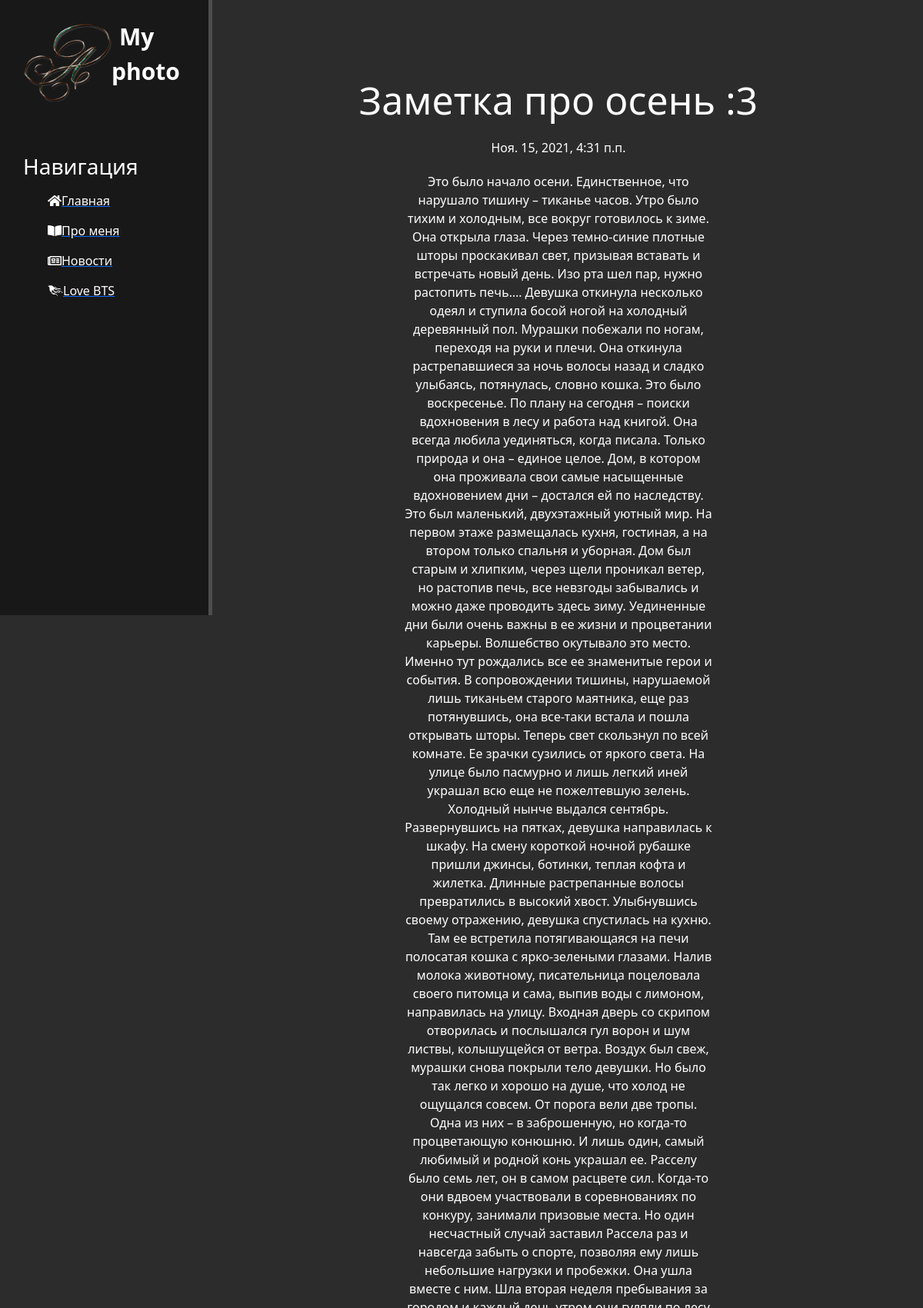
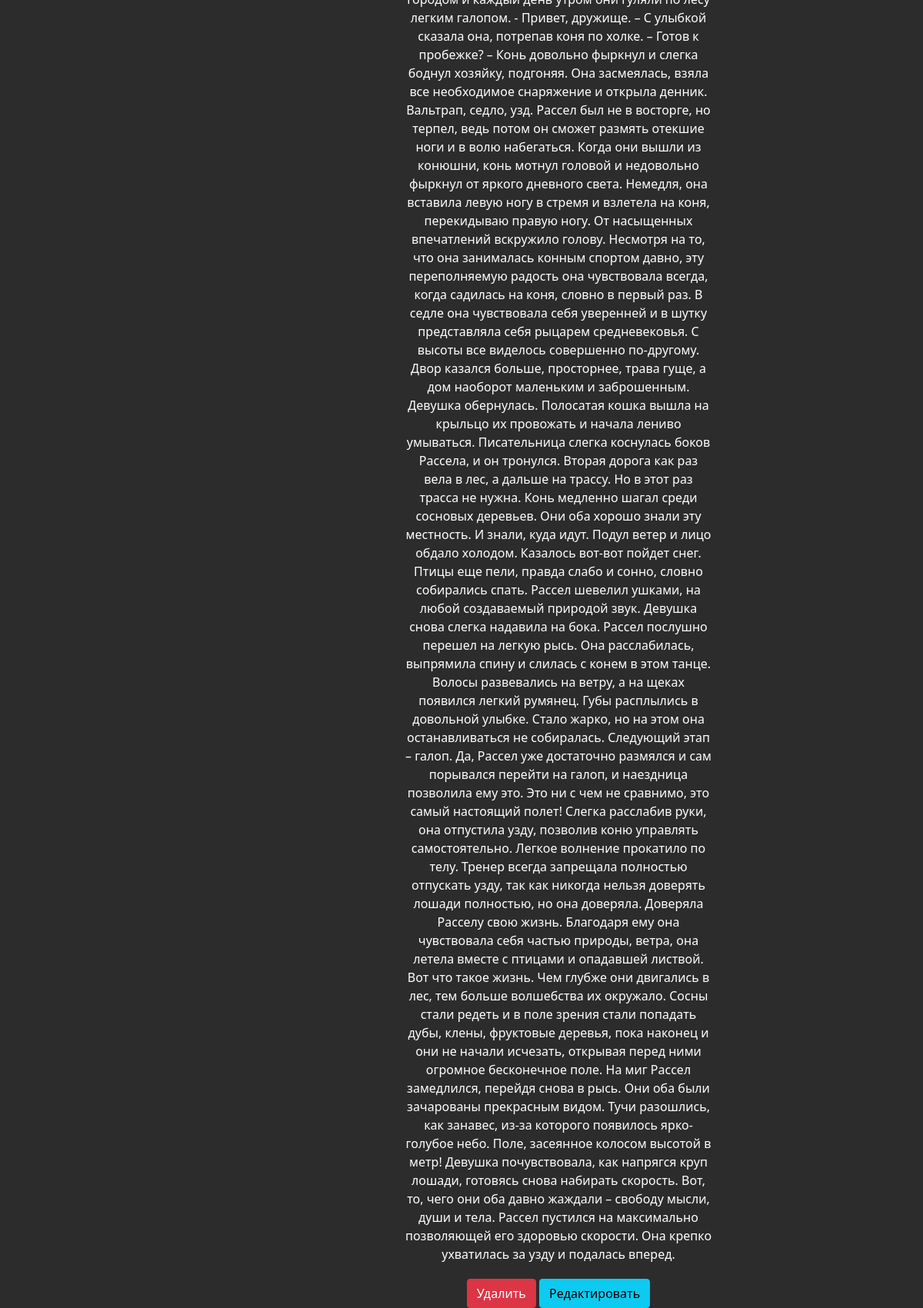
The page /news/2 on the database its author committed (2 pictures, top to bottom).
### news/models.py (models this page shows, shortened)
class Articles (models.Model):
    title = models.CharField('Название', max_length=50)
    anons = models.CharField('Анонс', max_length=250)
    full_text = models.TextField('Статья')
    date = models.DateTimeField('Дата публикации')
    class Meta:
        verbose_name = 'Новость'
        verbose_name_plural = 'Новости'

### news/views.py (the view)
# urls.py: path('<int:pk>', views.NewsDetailView.as_view(), name='news_detail'),
class NewsDetailView(DetailView):
    model = Articles
    template_name = 'news/details_views.html'
    context_object_name = 'article'

### news/templates/news/details_views.html (shortened to what this page needs)
{% load static %}
<!doctype html>
<html lang="en">
<head>
    <link rel='stylesheet' href = 'https://cdn.jsdelivr.net/npm/bootstrap@5.1.3/dist/css/bootstrap.min.css'>
    <link rel='stylesheet' href = '{% static "main/css/main.css" %}'>
    <link rel='stylesheet' href= 'https://use.fontawesome.com/releases/v5.8.2/css/all.css' >
</head>
<body>
    <aside>
        <img src='{% static "main/img/Ya.png" %}' alt="Лого">
        <span class="logo">My photo</span>
        <h3>Навигация</h3>
        <ul>
            <a href='{% url "home" %}'><li><i class="fas fa-home"></i>Главная</li></a>
            <a href='{% url "about" %}'><li><i class="fas fa-book-open"></i>Про меня</li></a>
            <a href='{% url "news_home" %}'><li><i class="far fa-newspaper"></i>Новости</li></a>
            <a href='{% url "bts" %}'><li><i class="fab fa-phoenix-framework"></i>Love BTS</li></a>
        </ul>
    </aside>
    <main>
        <div class="features">
            <h1>{{ article.title }}</h1>
            <p>{{ article.date }}</p>
            <p>{{ article.full_text }}</p>
            <a href="{% url 'news_delete' article.id %}" class="btn btn-danger">Удалить</a>
            <a href="{% url 'news_update' article.id %}" class="btn btn-info">Редактировать</a>
        </div>
    </main>
</body>
</html>

### main/static/main/css/main.css (style rules this page uses)
body { background: #2c2c2c; }
aside { float: left; background: #181818; width: 23%; padding: 2.5%; height: 100vh; color: #fff; border-right: 5px solid #4d4d4d; }
aside img { width: 115px; float: left; }
aside .logo { font-size: 30px; margin-left: 10px; font-weight: bold; position: relative; top: -5px; }
aside h3 { margin-top: 80px; font-size: 28px; }
aside ul { list-style: none }
aside ul li { color: #fff; display: block; margin-top: 15px; transition: transform .6s ease; }
main .features { float: left; color: white; margin-top: 100px; text-align: center; width: 75%; }
main .features h1 { font-size: 50px; }
main .features p { max-width: 400px; margin: 20px auto }

### rows shown on the page
Articles: title "Заметка про осень :3", date "Ноя. 15, 2021, 4:31 п.п.", full_text "Это было начало осени. Единственное, что нарушало тишину – тиканье часов. Утро было тихим и холодным, все вокруг готовилось к зиме. Она открыла глаза. Через темно-синие плотные шторы проскакивал свет, призывая вставать и встречать новый день. Изо рта шел пар, нужно растопить печь…. Девушка откинула несколько одеял и ступила босой ногой на холодный деревянный пол. Мурашки побежали по ногам, переходя на руки и плечи. Она откинула растрепавшиеся за ночь волосы назад и сладко улыбаясь, потянулась, словно кошка. Это было воскресенье. По плану на сегодня – поиски вдохновения в лесу и работа над книгой. Она всегда любила уединяться, когда писала. Только природа и она – единое целое. Дом, в котором…"
